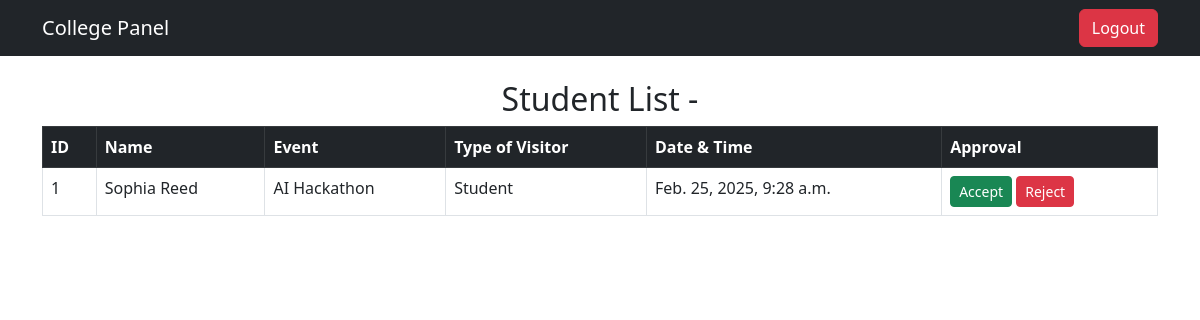
The app's page /college/dashboard/ (signed in), older data.
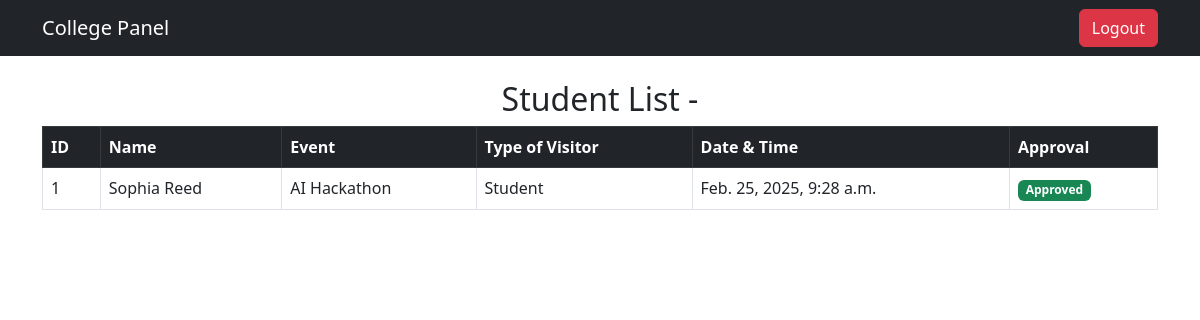
The same page, newer data.
### collegeApp/models.py (models this page shows, shortened)
class Student(models.Model):
    id = models.AutoField(primary_key=True)
    college = models.ForeignKey("adminApp.College", on_delete=models.CASCADE)
    roll_no = models.CharField(max_length=20, unique=True, null=True, blank=True)
    name = models.CharField(max_length=255)
    event = models.CharField(max_length=255)
    type_of_visitor = models.CharField(max_length=255)
    datetime = models.DateTimeField(auto_now_add=True)
    approval = models.IntegerField(default=2)  # 0 = Rejected, 1 = Accepted, 2 = Pending
    attendence = models.ForeignKey("gate.Attendance", on_delete=models.CASCADE, null=True, blank=True)

### collegeApp/views.py (the view)
# urls.py: path("dashboard/", dashboard, name="dashboard"),
@login_required
def dashboard(request):
    students = Student.objects.filter(college=request.user.college)
    return render(request, "dashboard_college.html", {"students": students})

### templates/dashboard_college.html
{% extends 'base.html' %}
{% block content %}
<h2 class="text-center">Student List - {{ request.user.college.name }}</h2>
<table class="table table-bordered">
    <thead class="table-dark">
        <tr>
            <th>ID</th>
            <th>Name</th>
            <th>Event</th>
            <th>Type of Visitor</th>
            <th>Date & Time</th>
            <th>Approval</th>
        </tr>
    </thead>
    <tbody>
        {% for student in students %}
        <tr>
            <td>{{ student.id }}</td>
            <td>{{ student.name }}</td>
            <td>{{ student.event }}</td>
            <td>{{ student.type_of_visitor }}</td>
            <td>{{ student.datetime }}</td>
            <td>
                {% if student.approval == 1 %}
                    <span class="badge bg-success">Approved</span>
                {% elif student.approval == 0 %}
                    <span class="badge bg-danger">Rejected</span>
                {% else %}
                    <a href="{% url 'update_approval' student.id 1 %}" class="btn btn-success btn-sm">Accept</a>
                    <a href="{% url 'update_approval' student.id 0 %}" class="btn btn-danger btn-sm">Reject</a>
                {% endif %}
            </td>
        </tr>
        {% endfor %}
    </tbody>
</table>
{% endblock %}

### templates/base.html (shortened to what this page needs)
<!DOCTYPE html>
<html lang="en">
<head>
    <link rel="stylesheet" href="https://cdn.jsdelivr.net/npm/bootstrap@5.3.0/dist/css/bootstrap.min.css">
</head>
<body>
    <nav class="navbar navbar-expand-lg navbar-dark bg-dark">
        <div class="container">
            <a class="navbar-brand" href="#">College Panel</a>
            <div class="collapse navbar-collapse justify-content-end">
                <a href="{% url 'logout' %}" class="btn btn-danger">Logout</a>
            </div>
        </div>
    </nav>
    <div class="container mt-4">
        {% block content %}{% endblock %}
    </div>
</body>
</html>

Row changes from the older to the newer data that the page shows:
changed Student "Sophia Reed": approval "Accept Reject" → "Approved"
